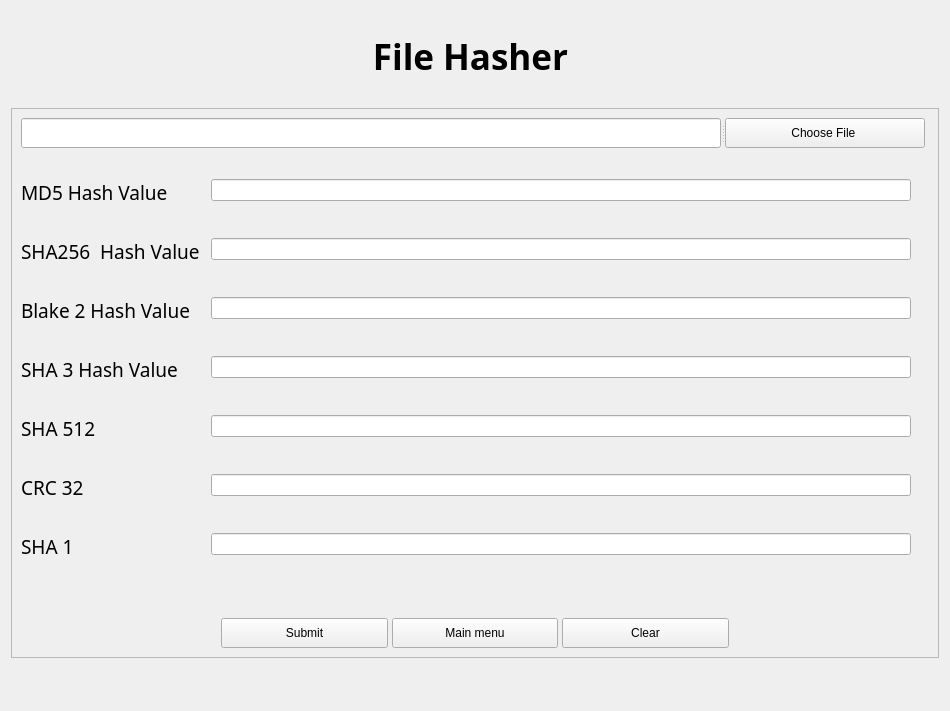
<?xml version="1.0" encoding="UTF-8"?>
<ui version="4.0">
 <class>Form</class>
 <widget class="QWidget" name="Form">
  <property name="geometry">
   <rect>
    <x>0</x>
    <y>0</y>
    <width>950</width>
    <height>711</height>
   </rect>
  </property>
  <property name="windowTitle">
   <string>Form</string>
  </property>
  <layout class="QVBoxLayout" name="verticalLayout">
   <item>
    <spacer name="verticalSpacer_2">
     <property name="orientation">
      <enum>Qt::Vertical</enum>
     </property>
     <property name="sizeHint" stdset="0">
      <size>
       <width>20</width>
       <height>51</height>
      </size>
     </property>
    </spacer>
   </item>
   <item>
    <widget class="QLabel" name="Title">
     <property name="font">
      <font>
       <family>Rockwell</family>
       <pointsize>26</pointsize>
       <bold>true</bold>
      </font>
     </property>
     <property name="text">
      <string>File Hasher </string>
     </property>
     <property name="alignment">
      <set>Qt::AlignCenter</set>
     </property>
    </widget>
   </item>
   <item>
    <spacer name="verticalSpacer">
     <property name="orientation">
      <enum>Qt::Vertical</enum>
     </property>
     <property name="sizeHint" stdset="0">
      <size>
       <width>20</width>
       <height>51</height>
      </size>
     </property>
    </spacer>
   </item>
   <item>
    <widget class="QFrame" name="frame">
     <property name="frameShape">
      <enum>QFrame::StyledPanel</enum>
     </property>
     <property name="frameShadow">
      <enum>QFrame::Raised</enum>
     </property>
     <layout class="QVBoxLayout" name="verticalLayout_2">
      <item>
       <widget class="QSplitter" name="splitter">
        <property name="orientation">
         <enum>Qt::Horizontal</enum>
        </property>
        <widget class="QLineEdit" name="File_Path">
         <property name="minimumSize">
          <size>
           <width>0</width>
           <height>30</height>
          </size>
         </property>
         <property name="maximumSize">
          <size>
           <width>700</width>
           <height>16777215</height>
          </size>
         </property>
        </widget>
        <widget class="QPushButton" name="BtnFile">
         <property name="maximumSize">
          <size>
           <width>200</width>
           <height>16777215</height>
          </size>
         </property>
         <property name="text">
          <string>Choose File </string>
         </property>
        </widget>
       </widget>
      </item>
      <item>
       <spacer name="verticalSpacer_6">
        <property name="orientation">
         <enum>Qt::Vertical</enum>
        </property>
        <property name="sizeHint" stdset="0">
         <size>
          <width>20</width>
          <height>40</height>
         </size>
        </property>
       </spacer>
      </item>
      <item>
       <layout class="QFormLayout" name="formLayout">
        <item row="0" column="0">
         <widget class="QLabel" name="label">
          <property name="font">
           <font>
            <family>Rockwell</family>
            <pointsize>14</pointsize>
           </font>
          </property>
          <property name="text">
           <string>MD5 Hash Value </string>
          </property>
         </widget>
        </item>
        <item row="0" column="1">
         <widget class="QLineEdit" name="lineEdit_3">
          <property name="minimumSize">
           <size>
            <width>0</width>
            <height>0</height>
           </size>
          </property>
          <property name="maximumSize">
           <size>
            <width>700</width>
            <height>16777215</height>
           </size>
          </property>
         </widget>
        </item>
        <item row="1" column="0">
         <spacer name="horizontalSpacer">
          <property name="orientation">
           <enum>Qt::Horizontal</enum>
          </property>
          <property name="sizeHint" stdset="0">
           <size>
            <width>40</width>
            <height>20</height>
           </size>
          </property>
         </spacer>
        </item>
        <item row="2" column="0">
         <widget class="QLabel" name="label_2">
          <property name="font">
           <font>
            <family>Rockwell</family>
            <pointsize>14</pointsize>
           </font>
          </property>
          <property name="text">
           <string>SHA256  Hash Value </string>
          </property>
         </widget>
        </item>
        <item row="2" column="1">
         <widget class="QLineEdit" name="lineEdit_4">
          <property name="minimumSize">
           <size>
            <width>0</width>
            <height>0</height>
           </size>
          </property>
          <property name="maximumSize">
           <size>
            <width>700</width>
            <height>16777215</height>
           </size>
          </property>
         </widget>
        </item>
        <item row="3" column="0">
         <spacer name="horizontalSpacer_2">
          <property name="orientation">
           <enum>Qt::Horizontal</enum>
          </property>
          <property name="sizeHint" stdset="0">
           <size>
            <width>40</width>
            <height>20</height>
           </size>
          </property>
         </spacer>
        </item>
        <item row="4" column="0">
         <widget class="QLabel" name="label_3">
          <property name="font">
           <font>
            <family>Rockwell</family>
            <pointsize>14</pointsize>
           </font>
          </property>
          <property name="text">
           <string>Blake 2 Hash Value </string>
          </property>
         </widget>
        </item>
        <item row="4" column="1">
         <widget class="QLineEdit" name="lineEdit_5">
          <property name="minimumSize">
           <size>
            <width>0</width>
            <height>0</height>
           </size>
          </property>
          <property name="maximumSize">
           <size>
            <width>700</width>
            <height>16777215</height>
           </size>
          </property>
         </widget>
        </item>
        <item row="5" column="0">
         <spacer name="horizontalSpacer_3">
          <property name="orientation">
           <enum>Qt::Horizontal</enum>
          </property>
          <property name="sizeHint" stdset="0">
           <size>
            <width>40</width>
            <height>20</height>
           </size>
          </property>
         </spacer>
        </item>
        <item row="6" column="0">
         <widget class="QLabel" name="label_4">
          <property name="font">
           <font>
            <family>Rockwell</family>
            <pointsize>14</pointsize>
           </font>
          </property>
          <property name="text">
           <string>SHA 3 Hash Value </string>
          </property>
         </widget>
        </item>
        <item row="6" column="1">
         <widget class="QLineEdit" name="lineEdit_6">
          <property name="minimumSize">
           <size>
            <width>0</width>
            <height>0</height>
           </size>
          </property>
          <property name="maximumSize">
           <size>
            <width>700</width>
            <height>16777215</height>
           </size>
          </property>
         </widget>
        </item>
        <item row="7" column="0">
         <spacer name="horizontalSpacer_4">
          <property name="orientation">
           <enum>Qt::Horizontal</enum>
          </property>
          <property name="sizeHint" stdset="0">
           <size>
            <width>40</width>
            <height>20</height>
           </size>
          </property>
         </spacer>
        </item>
        <item row="8" column="0">
         <widget class="QLabel" name="label_5">
          <property name="font">
           <font>
            <family>Rockwell</family>
            <pointsize>14</pointsize>
           </font>
          </property>
          <property name="text">
           <string>SHA 512</string>
          </property>
         </widget>
        </item>
        <item row="8" column="1">
         <widget class="QLineEdit" name="lineEdit">
          <property name="maximumSize">
           <size>
            <width>700</width>
            <height>16777215</height>
           </size>
          </property>
         </widget>
        </item>
        <item row="10" column="0">
         <widget class="QLabel" name="label_6">
          <property name="font">
           <font>
            <family>Rockwell</family>
            <pointsize>14</pointsize>
           </font>
          </property>
          <property name="text">
           <string>CRC 32</string>
          </property>
         </widget>
        </item>
        <item row="12" column="0">
         <widget class="QLabel" name="label_7">
          <property name="font">
           <font>
            <family>Rockwell</family>
            <pointsize>14</pointsize>
           </font>
          </property>
          <property name="text">
           <string>SHA 1 </string>
          </property>
         </widget>
        </item>
        <item row="9" column="0">
         <spacer name="horizontalSpacer_5">
          <property name="orientation">
           <enum>Qt::Horizontal</enum>
          </property>
          <property name="sizeHint" stdset="0">
           <size>
            <width>40</width>
            <height>20</height>
           </size>
          </property>
         </spacer>
        </item>
        <item row="11" column="0">
         <spacer name="horizontalSpacer_6">
          <property name="orientation">
           <enum>Qt::Horizontal</enum>
          </property>
          <property name="sizeHint" stdset="0">
           <size>
            <width>40</width>
            <height>20</height>
           </size>
          </property>
         </spacer>
        </item>
        <item row="13" column="0">
         <spacer name="horizontalSpacer_7">
          <property name="orientation">
           <enum>Qt::Horizontal</enum>
          </property>
          <property name="sizeHint" stdset="0">
           <size>
            <width>40</width>
            <height>20</height>
           </size>
          </property>
         </spacer>
        </item>
        <item row="10" column="1">
         <widget class="QLineEdit" name="lineEdit_2">
          <property name="maximumSize">
           <size>
            <width>700</width>
            <height>16777215</height>
           </size>
          </property>
         </widget>
        </item>
        <item row="12" column="1">
         <widget class="QLineEdit" name="lineEdit_7">
          <property name="maximumSize">
           <size>
            <width>700</width>
            <height>16777215</height>
           </size>
          </property>
         </widget>
        </item>
       </layout>
      </item>
      <item>
       <spacer name="verticalSpacer_4">
        <property name="orientation">
         <enum>Qt::Vertical</enum>
        </property>
        <property name="sizeHint" stdset="0">
         <size>
          <width>20</width>
          <height>40</height>
         </size>
        </property>
       </spacer>
      </item>
      <item>
       <layout class="QHBoxLayout" name="horizontalLayout" stretch="0,0,0">
        <property name="spacing">
         <number>4</number>
        </property>
        <property name="leftMargin">
         <number>200</number>
        </property>
        <property name="rightMargin">
         <number>200</number>
        </property>
        <item>
         <widget class="QPushButton" name="BtSubmit">
          <property name="minimumSize">
           <size>
            <width>0</width>
            <height>30</height>
           </size>
          </property>
          <property name="maximumSize">
           <size>
            <width>250</width>
            <height>16777215</height>
           </size>
          </property>
          <property name="text">
           <string>Submit</string>
          </property>
         </widget>
        </item>
        <item>
         <widget class="QPushButton" name="BtnMainMenu">
          <property name="minimumSize">
           <size>
            <width>0</width>
            <height>30</height>
           </size>
          </property>
          <property name="maximumSize">
           <size>
            <width>250</width>
            <height>16777215</height>
           </size>
          </property>
          <property name="text">
           <string>Main menu</string>
          </property>
         </widget>
        </item>
        <item>
         <widget class="QPushButton" name="BtnClear">
          <property name="minimumSize">
           <size>
            <width>0</width>
            <height>30</height>
           </size>
          </property>
          <property name="maximumSize">
           <size>
            <width>250</width>
            <height>16777215</height>
           </size>
          </property>
          <property name="text">
           <string>Clear</string>
          </property>
         </widget>
        </item>
       </layout>
      </item>
     </layout>
    </widget>
   </item>
   <item>
    <spacer name="verticalSpacer_3">
     <property name="orientation">
      <enum>Qt::Vertical</enum>
     </property>
     <property name="sizeHint" stdset="0">
      <size>
       <width>20</width>
       <height>51</height>
      </size>
     </property>
    </spacer>
   </item>
   <item>
    <spacer name="verticalSpacer_5">
     <property name="orientation">
      <enum>Qt::Vertical</enum>
     </property>
     <property name="sizeHint" stdset="0">
      <size>
       <width>20</width>
       <height>51</height>
      </size>
     </property>
    </spacer>
   </item>
  </layout>
 </widget>
 <resources/>
 <connections/>
</ui>
